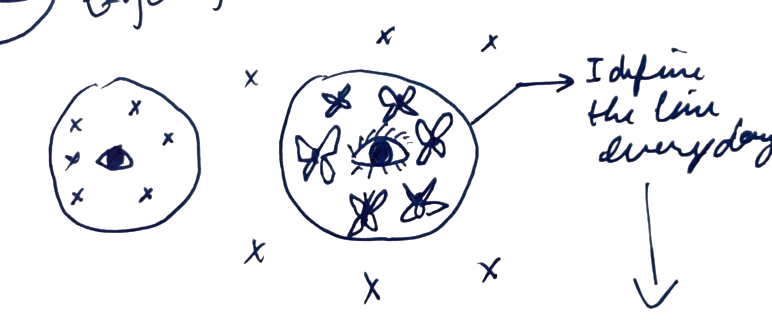
#> input picture doodle-butterflies.png, 772 x 323 px, found by its file name
$ python proper_crop.py
#> lines starting #> are read from the running program, lines starting #| are printed output that depends on the picture
from PIL import Image

# We know the butterfly circle is strictly between x=240 and x=575
img = Image.open('public/doodle-butterflies.png')
#> img is the input picture: PIL image 772x323 RGBA; mean R, G, B, A 32.1, 33.4, 35.9, 15.7
# crop(left, top, right, bottom)
cropped = img.crop((240, 0, 580, img.height))
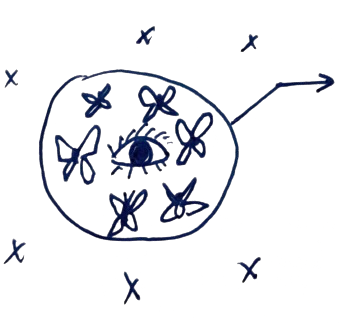
#> cropped: PIL image 340x323 RGBA; mean R, G, B, A 31.3, 32.8, 36.1, 18.9; transparent parts drawn white
cropped.save('public/doodle-butterflies.png')
print("Perfectly cropped to the butterfly drawing!")

$ run again, with doodle-brain.png copied over doodle-butterflies.png
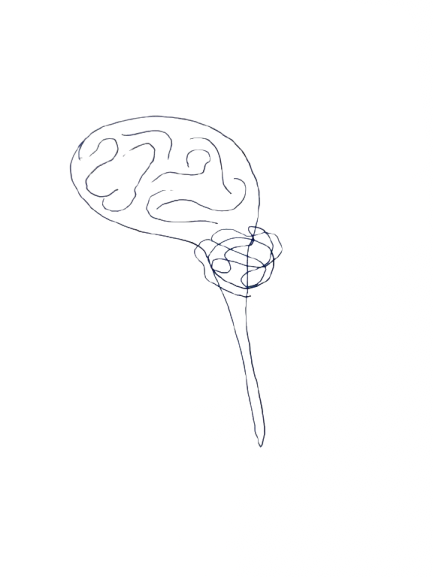
#> input picture doodle-brain.png, 433 x 577 px, found by its file name
#> img is the input picture: PIL image 433x577 RGBA; mean R, G, B, A 27.4, 27.7, 24.4, 2.3
#> `cropped = img.crop((240, 0, 580, img.height))`:
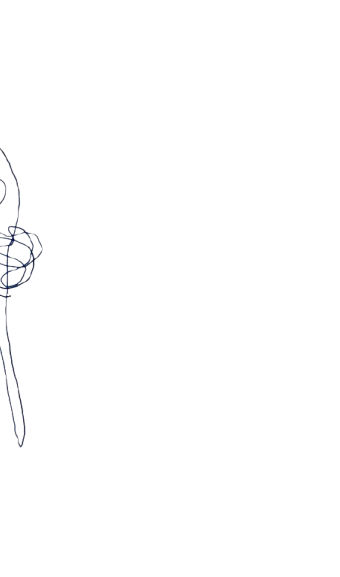
#> cropped: PIL image 340x577 RGBA; mean R, G, B, A 9.8, 10, 6.8, 1.1; transparent parts drawn white

$ run again, with doodle-island.png copied over doodle-butterflies.png
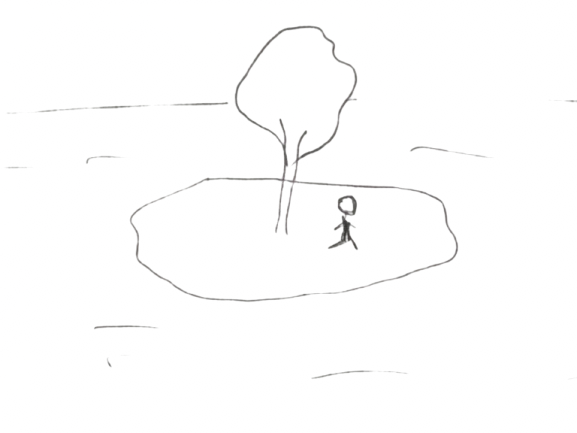
#> input picture doodle-island.png, 577 x 433 px, found by its file name
#> img is the input picture: PIL image 577x433 RGBA; mean R, G, B, A 5.9, 6.7, 2.7, 2.5
#> `cropped = img.crop((240, 0, 580, img.height))`:
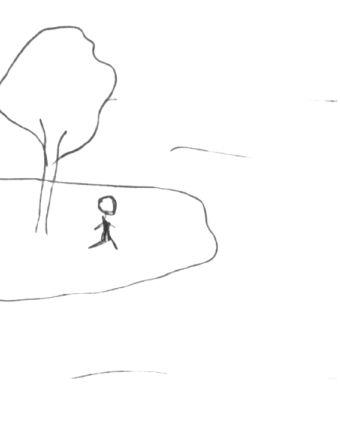
#> cropped: PIL image 340x433 RGBA; mean R, G, B, A 5.8, 6.5, 3.2, 3.3; transparent parts drawn white
